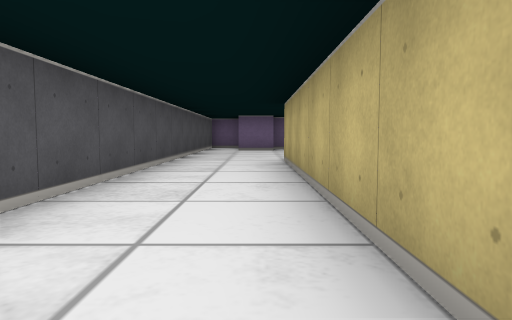
view 1 (above)

12 first-person views from a walk through a cub3D maze. The camera is about half as high as the walls, tilts 4° down and sees 70° across. The floor is counted in squares. Each view is taken from the middle of a square. On the plan, view 1 faces up. The plan holds only what a view shows up to about 9 squares ahead; the rest is blank.

view 2
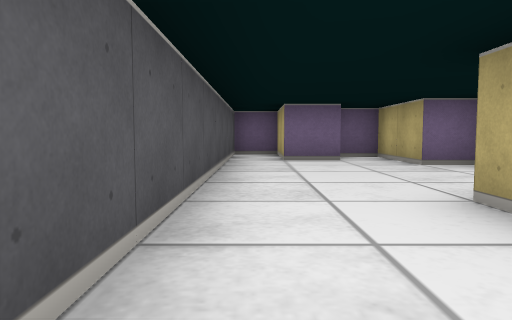

view 3
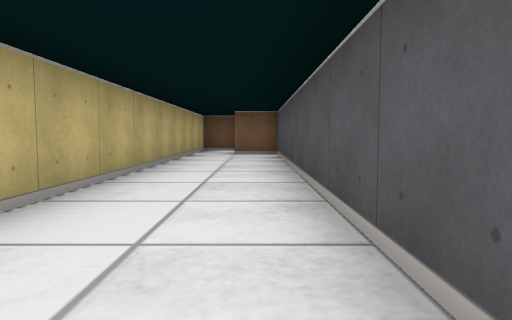

view 4
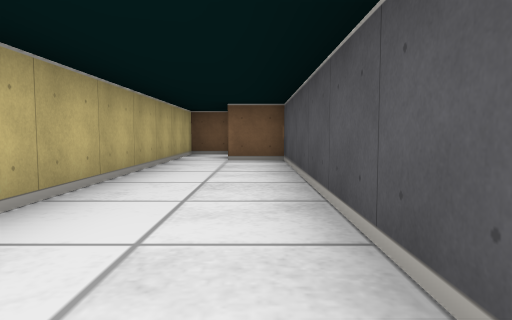

view 5
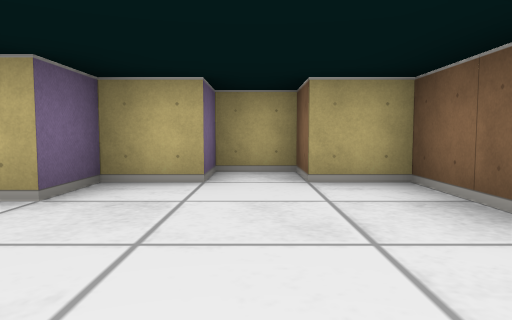

view 6
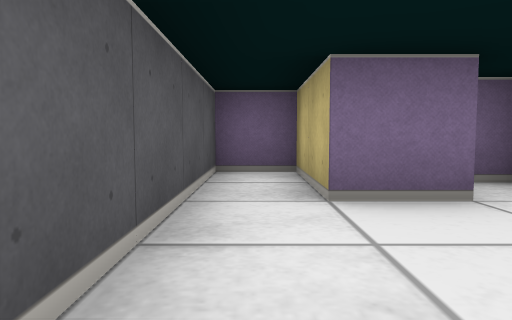

view 7
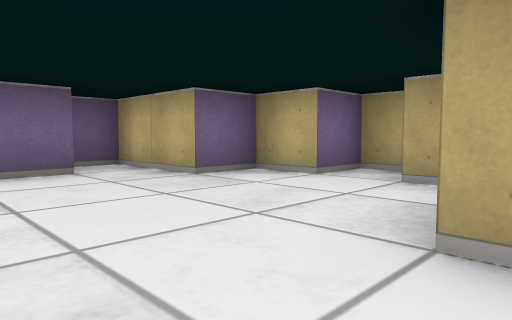

view 8
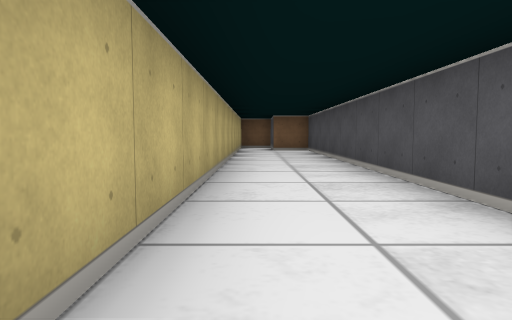

view 9
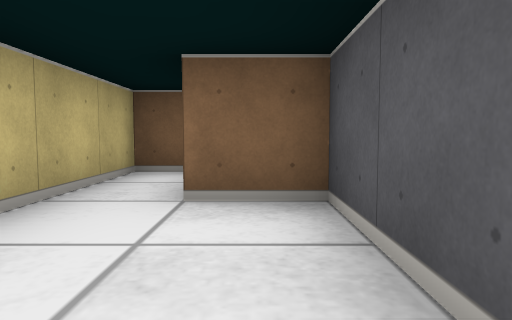

view 10
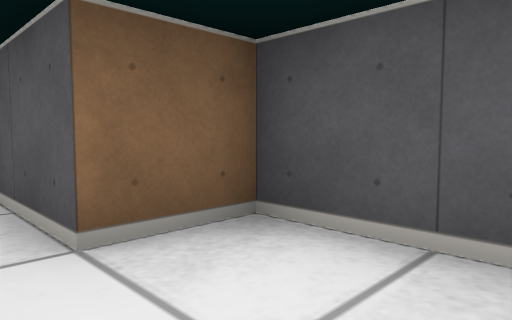

view 11
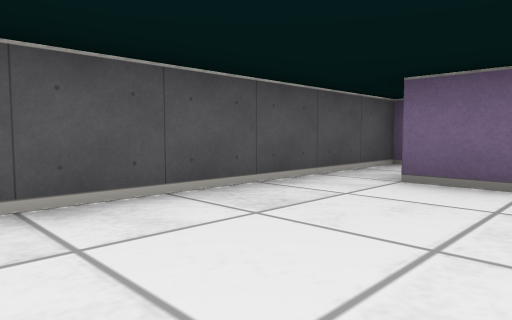

view 12
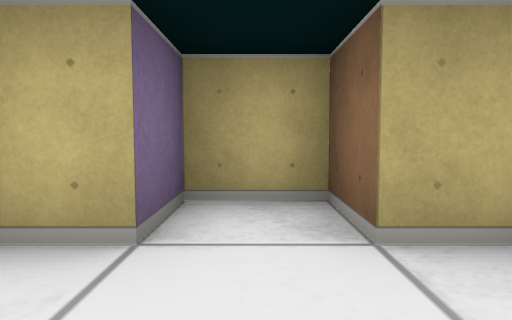

### Floor plan
Points are (right, up) in squares from view 1. A wall is a line through its corners. A room is listed if a view was taken in it or the views show most of it. See-through windows are left out.
Room 1 (views 1, 2, 3, 4, 5, 6, 7, 8, 9, 10, 11, 12)
walls: (1, 6.5) (2.5, 6.5) (2.5, 7.5) (3.5, 7.5) (3.5, 8.5) (2.5, 8.5) (2.5, 9.5) (1.5, 9.5) (1.5, 11.5) (0.6, 11.5); (0.6, 10.5) (-0.5, 10.5) (-0.5, 12.5) (-1.5, 12.5) (-1.5, -4.5) (-0.5, -4.5) (-0.5, -6); (-0.4, -6.5) (0.5, -6.5) (0.5, 6.5)

Where each view was taken, in squares from view 1:
view 1: 0 up, 0 right, facing up
view 2: 4 up, 1 left, facing up
view 3: 4 up, 1 left, facing down
view 4: 2 up, 1 left, facing down
view 5: 8 up, 1 left, facing right
view 6: 8 up, 1 left, facing up
view 7: 6 up, 1 left, facing up-right
view 8: 6 up, 0 right, facing down
view 9: 2 down, 1 left, facing down
view 10: 3 down, 0 right, facing down-left
view 11: 7 up, 1 right, facing up-left
view 12: 8 up, 1 right, facing right
